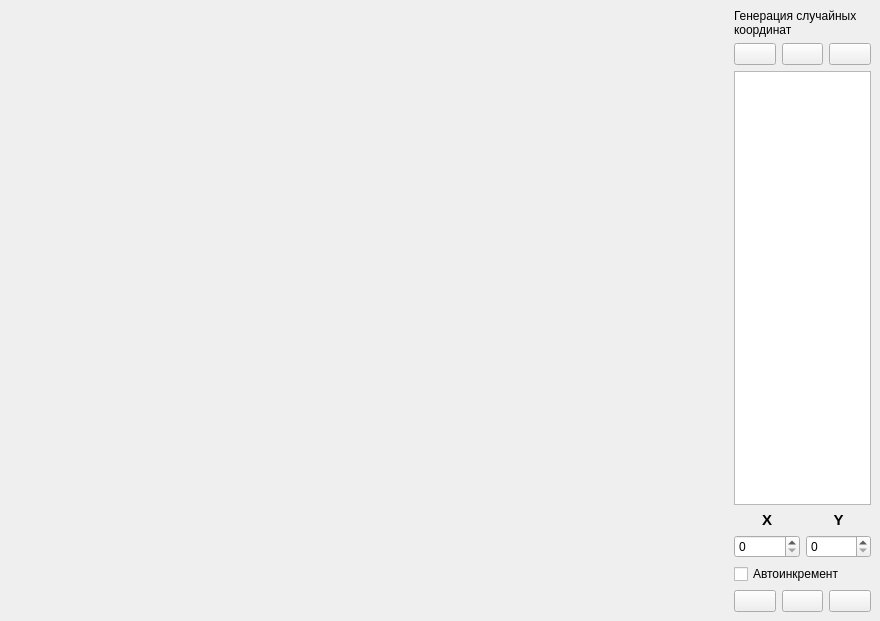
<?xml version="1.0" encoding="UTF-8"?>
<ui version="4.0">
 <class>ControlForm</class>
 <widget class="QWidget" name="ControlForm">
  <property name="geometry">
   <rect>
    <x>0</x>
    <y>0</y>
    <width>880</width>
    <height>621</height>
   </rect>
  </property>
  <property name="windowTitle">
   <string>Form</string>
  </property>
  <layout class="QHBoxLayout" name="horizontalLayout">
   <property name="leftMargin">
    <number>0</number>
   </property>
   <property name="topMargin">
    <number>0</number>
   </property>
   <property name="rightMargin">
    <number>0</number>
   </property>
   <property name="bottomMargin">
    <number>0</number>
   </property>
   <item>
    <widget class="QWidget" name="wChart" native="true">
     <property name="minimumSize">
      <size>
       <width>500</width>
       <height>550</height>
      </size>
     </property>
     <layout class="QVBoxLayout" name="verticalLayout">
      <property name="leftMargin">
       <number>0</number>
      </property>
      <property name="topMargin">
       <number>0</number>
      </property>
      <property name="rightMargin">
       <number>0</number>
      </property>
      <property name="bottomMargin">
       <number>0</number>
      </property>
     </layout>
    </widget>
   </item>
   <item>
    <widget class="QWidget" name="widget" native="true">
     <property name="minimumSize">
      <size>
       <width>155</width>
       <height>0</height>
      </size>
     </property>
     <property name="maximumSize">
      <size>
       <width>155</width>
       <height>16777215</height>
      </size>
     </property>
     <layout class="QVBoxLayout" name="verticalLayout_2">
      <item>
       <layout class="QVBoxLayout" name="verticalLayout_4">
        <item>
         <widget class="QLabel" name="label_3">
          <property name="text">
           <string>Генерация случайных
координат</string>
          </property>
          <property name="alignment">
           <set>Qt::AlignLeading|Qt::AlignLeft|Qt::AlignVCenter</set>
          </property>
         </widget>
        </item>
        <item>
         <layout class="QHBoxLayout" name="horizontalLayout_2">
          <item>
           <widget class="QPushButton" name="pbStartRandom">
            <property name="text">
             <string/>
            </property>
            <property name="icon">
             <iconset resource="../resources/Resources.qrc">
              <normaloff>:/gui/img/play.svg</normaloff>:/gui/img/play.svg</iconset>
            </property>
           </widget>
          </item>
          <item>
           <widget class="QPushButton" name="pbPauseRandom">
            <property name="text">
             <string/>
            </property>
            <property name="icon">
             <iconset resource="../resources/Resources.qrc">
              <normaloff>:/gui/img/pause.svg</normaloff>:/gui/img/pause.svg</iconset>
            </property>
           </widget>
          </item>
          <item>
           <widget class="QPushButton" name="StopRandom">
            <property name="text">
             <string/>
            </property>
            <property name="icon">
             <iconset resource="../resources/Resources.qrc">
              <normaloff>:/gui/img/stop.svg</normaloff>:/gui/img/stop.svg</iconset>
            </property>
           </widget>
          </item>
         </layout>
        </item>
       </layout>
      </item>
      <item>
       <widget class="QTableWidget" name="tableWidget"/>
      </item>
      <item>
       <layout class="QVBoxLayout" name="verticalLayout_3">
        <item>
         <layout class="QGridLayout" name="gridLayout">
          <item row="0" column="1">
           <widget class="QLabel" name="label">
            <property name="font">
             <font>
              <pointsize>11</pointsize>
              <weight>75</weight>
              <bold>true</bold>
             </font>
            </property>
            <property name="text">
             <string>X</string>
            </property>
            <property name="alignment">
             <set>Qt::AlignCenter</set>
            </property>
           </widget>
          </item>
          <item row="1" column="1">
           <widget class="QSpinBox" name="sbX"/>
          </item>
          <item row="1" column="2">
           <widget class="QSpinBox" name="sbY"/>
          </item>
          <item row="0" column="2">
           <widget class="QLabel" name="label_2">
            <property name="font">
             <font>
              <pointsize>11</pointsize>
              <weight>75</weight>
              <bold>true</bold>
             </font>
            </property>
            <property name="text">
             <string>Y</string>
            </property>
            <property name="alignment">
             <set>Qt::AlignCenter</set>
            </property>
           </widget>
          </item>
         </layout>
        </item>
        <item>
         <widget class="QCheckBox" name="chbAutoIncrement">
          <property name="text">
           <string>Автоинкремент</string>
          </property>
          <property name="checked">
           <bool>false</bool>
          </property>
         </widget>
        </item>
        <item>
         <layout class="QHBoxLayout" name="horizontalLayout_3">
          <item>
           <widget class="QPushButton" name="pbAdd">
            <property name="text">
             <string/>
            </property>
            <property name="icon">
             <iconset resource="../resources/Resources.qrc">
              <normaloff>:/gui/img/plus.svg</normaloff>:/gui/img/plus.svg</iconset>
            </property>
           </widget>
          </item>
          <item>
           <widget class="QPushButton" name="pbDelete">
            <property name="text">
             <string/>
            </property>
            <property name="icon">
             <iconset resource="../resources/Resources.qrc">
              <normaloff>:/gui/img/minus.svg</normaloff>:/gui/img/minus.svg</iconset>
            </property>
           </widget>
          </item>
          <item>
           <widget class="QPushButton" name="pbEdit">
            <property name="text">
             <string/>
            </property>
            <property name="icon">
             <iconset resource="../resources/Resources.qrc">
              <normaloff>:/gui/img/refresh.svg</normaloff>:/gui/img/refresh.svg</iconset>
            </property>
           </widget>
          </item>
         </layout>
        </item>
       </layout>
      </item>
     </layout>
    </widget>
   </item>
  </layout>
 </widget>
 <resources>
  <include location="../resources/Resources.qrc"/>
 </resources>
 <connections/>
</ui>
